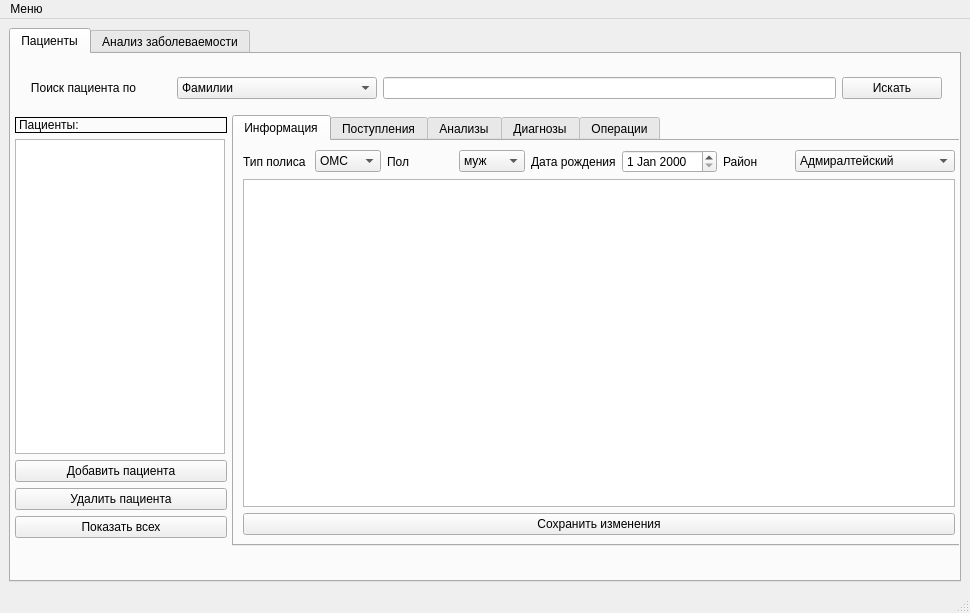
<?xml version="1.0" encoding="UTF-8"?>
<ui version="4.0">
 <class>MainWindow</class>
 <widget class="QMainWindow" name="MainWindow">
  <property name="enabled">
   <bool>true</bool>
  </property>
  <property name="geometry">
   <rect>
    <x>0</x>
    <y>0</y>
    <width>970</width>
    <height>613</height>
   </rect>
  </property>
  <property name="minimumSize">
   <size>
    <width>970</width>
    <height>613</height>
   </size>
  </property>
  <property name="maximumSize">
   <size>
    <width>970</width>
    <height>613</height>
   </size>
  </property>
  <property name="windowTitle">
   <string>MainWindow</string>
  </property>
  <widget class="QWidget" name="centralwidget">
   <layout class="QVBoxLayout" name="verticalLayout">
    <item>
     <widget class="QTabWidget" name="tabWidget">
      <property name="currentIndex">
       <number>0</number>
      </property>
      <widget class="QWidget" name="patients">
       <attribute name="title">
        <string>Пациенты</string>
       </attribute>
       <widget class="QTabWidget" name="tabWidget_2">
        <property name="geometry">
         <rect>
          <x>221</x>
          <y>61</y>
          <width>734</width>
          <height>431</height>
         </rect>
        </property>
        <property name="minimumSize">
         <size>
          <width>0</width>
          <height>0</height>
         </size>
        </property>
        <property name="currentIndex">
         <number>0</number>
        </property>
        <widget class="QWidget" name="public_inform">
         <attribute name="title">
          <string>Информация</string>
         </attribute>
         <layout class="QGridLayout" name="gridLayout_7">
          <item row="0" column="0">
           <widget class="QLabel" name="label_2">
            <property name="text">
             <string>Тип полиса</string>
            </property>
           </widget>
          </item>
          <item row="1" column="0" colspan="8">
           <widget class="QTableWidget" name="tableWidget_inform"/>
          </item>
          <item row="0" column="3">
           <widget class="QComboBox" name="sex">
            <item>
             <property name="text">
              <string>муж</string>
             </property>
            </item>
            <item>
             <property name="text">
              <string>жен</string>
             </property>
            </item>
           </widget>
          </item>
          <item row="0" column="4">
           <widget class="QLabel" name="label_6">
            <property name="text">
             <string>Дата рождения</string>
            </property>
           </widget>
          </item>
          <item row="0" column="6">
           <widget class="QLabel" name="label_4">
            <property name="text">
             <string>Район</string>
            </property>
           </widget>
          </item>
          <item row="0" column="7">
           <widget class="QComboBox" name="district">
            <property name="minimumSize">
             <size>
              <width>160</width>
              <height>0</height>
             </size>
            </property>
            <item>
             <property name="text">
              <string>Адмиралтейский</string>
             </property>
            </item>
            <item>
             <property name="text">
              <string>Василеостровский</string>
             </property>
            </item>
            <item>
             <property name="text">
              <string>Выборгский</string>
             </property>
            </item>
            <item>
             <property name="text">
              <string>Калининский</string>
             </property>
            </item>
            <item>
             <property name="text">
              <string>Московский</string>
             </property>
            </item>
            <item>
             <property name="text">
              <string>Петроградский</string>
             </property>
            </item>
            <item>
             <property name="text">
              <string>Центральный</string>
             </property>
            </item>
            <item>
             <property name="text">
              <string>Приморский</string>
             </property>
            </item>
            <item>
             <property name="text">
              <string>Кировский</string>
             </property>
            </item>
           </widget>
          </item>
          <item row="0" column="5">
           <widget class="QDateEdit" name="birthday"/>
          </item>
          <item row="0" column="2">
           <widget class="QLabel" name="label_5">
            <property name="text">
             <string>Пол</string>
            </property>
           </widget>
          </item>
          <item row="0" column="1">
           <widget class="QComboBox" name="type_policy">
            <item>
             <property name="text">
              <string>ОМС</string>
             </property>
            </item>
            <item>
             <property name="text">
              <string>ВМП</string>
             </property>
            </item>
           </widget>
          </item>
          <item row="2" column="0" colspan="8">
           <widget class="QPushButton" name="save_inform">
            <property name="text">
             <string>Сохранить изменения</string>
            </property>
           </widget>
          </item>
         </layout>
        </widget>
        <widget class="QWidget" name="patient_admissions">
         <attribute name="title">
          <string>Поступления</string>
         </attribute>
         <layout class="QGridLayout" name="gridLayout_3">
          <item row="0" column="0">
           <widget class="QPushButton" name="add_admission">
            <property name="text">
             <string>Оформить поступление пациента</string>
            </property>
           </widget>
          </item>
          <item row="0" column="1">
           <widget class="QPushButton" name="discharge_patient">
            <property name="text">
             <string>Выписать пациента</string>
            </property>
           </widget>
          </item>
          <item row="0" column="2">
           <widget class="QPushButton" name="del_admission">
            <property name="text">
             <string>Удалить запись</string>
            </property>
           </widget>
          </item>
          <item row="1" column="0" colspan="3">
           <widget class="QTableWidget" name="tableWidget_admission"/>
          </item>
         </layout>
        </widget>
        <widget class="QWidget" name="analyzes">
         <attribute name="title">
          <string>Анализы</string>
         </attribute>
         <layout class="QGridLayout" name="gridLayout_2">
          <item row="0" column="0">
           <widget class="QPushButton" name="add_analysis">
            <property name="text">
             <string>Добавить запись</string>
            </property>
           </widget>
          </item>
          <item row="0" column="2">
           <widget class="QPushButton" name="del_analysis">
            <property name="text">
             <string>Удалить запись</string>
            </property>
           </widget>
          </item>
          <item row="0" column="1">
           <widget class="QPushButton" name="save_analysis">
            <property name="text">
             <string>Сохранить запись</string>
            </property>
           </widget>
          </item>
          <item row="1" column="0" colspan="3">
           <widget class="QTableWidget" name="tableWidget_analyzes"/>
          </item>
         </layout>
        </widget>
        <widget class="QWidget" name="diagnoses">
         <attribute name="title">
          <string>Диагнозы</string>
         </attribute>
         <layout class="QGridLayout" name="gridLayout_4">
          <item row="0" column="3">
           <widget class="QPushButton" name="del_diagnosis">
            <property name="text">
             <string>Удалить запись</string>
            </property>
           </widget>
          </item>
          <item row="0" column="1">
           <widget class="QPushButton" name="add_diagnosis">
            <property name="text">
             <string>Добавить запись</string>
            </property>
           </widget>
          </item>
          <item row="0" column="2">
           <widget class="QPushButton" name="save_diagnosis">
            <property name="text">
             <string>Сохранить запись</string>
            </property>
           </widget>
          </item>
          <item row="1" column="1" colspan="3">
           <widget class="QTableWidget" name="tableWidget_diagnoses"/>
          </item>
         </layout>
        </widget>
        <widget class="QWidget" name="operations">
         <attribute name="title">
          <string>Операции</string>
         </attribute>
         <layout class="QGridLayout" name="gridLayout_5">
          <item row="0" column="0">
           <widget class="QPushButton" name="add_operation">
            <property name="text">
             <string>Добавить запись</string>
            </property>
           </widget>
          </item>
          <item row="0" column="2">
           <widget class="QPushButton" name="del_operation">
            <property name="text">
             <string>Удалить запись</string>
            </property>
           </widget>
          </item>
          <item row="0" column="1">
           <widget class="QPushButton" name="save_operation">
            <property name="text">
             <string>Сохранить запись</string>
            </property>
           </widget>
          </item>
          <item row="1" column="0" colspan="3">
           <widget class="QTableWidget" name="tableWidget_operations"/>
          </item>
         </layout>
        </widget>
       </widget>
       <widget class="QWidget" name="layoutWidget">
        <property name="geometry">
         <rect>
          <x>10</x>
          <y>10</y>
          <width>921</width>
          <height>48</height>
         </rect>
        </property>
        <layout class="QGridLayout" name="gridLayout">
         <item row="0" column="0">
          <widget class="QLabel" name="label">
           <property name="minimumSize">
            <size>
             <width>150</width>
             <height>0</height>
            </size>
           </property>
           <property name="maximumSize">
            <size>
             <width>150</width>
             <height>16777215</height>
            </size>
           </property>
           <property name="text">
            <string>   Поиск пациента по</string>
           </property>
          </widget>
         </item>
         <item row="0" column="2">
          <widget class="QLineEdit" name="Search_patient_line_edit"/>
         </item>
         <item row="0" column="3">
          <widget class="QPushButton" name="button_search">
           <property name="minimumSize">
            <size>
             <width>100</width>
             <height>0</height>
            </size>
           </property>
           <property name="text">
            <string>Искать</string>
           </property>
          </widget>
         </item>
         <item row="0" column="1">
          <widget class="QComboBox" name="type_search">
           <property name="minimumSize">
            <size>
             <width>200</width>
             <height>0</height>
            </size>
           </property>
           <item>
            <property name="text">
             <string>Фамилии</string>
            </property>
           </item>
           <item>
            <property name="text">
             <string>Номеру мед. полиса</string>
            </property>
           </item>
          </widget>
         </item>
        </layout>
       </widget>
       <widget class="QWidget" name="layoutWidget">
        <property name="geometry">
         <rect>
          <x>4</x>
          <y>63</y>
          <width>212</width>
          <height>421</height>
         </rect>
        </property>
        <layout class="QVBoxLayout" name="verticalLayout_2">
         <item>
          <widget class="QLabel" name="label_3">
           <property name="frameShape">
            <enum>QFrame::Box</enum>
           </property>
           <property name="text">
            <string>Пациенты:</string>
           </property>
          </widget>
         </item>
         <item>
          <widget class="QListWidget" name="listWidgetPatients">
           <property name="minimumSize">
            <size>
             <width>210</width>
             <height>0</height>
            </size>
           </property>
           <property name="maximumSize">
            <size>
             <width>150</width>
             <height>16777215</height>
            </size>
           </property>
           <property name="showDropIndicator" stdset="0">
            <bool>true</bool>
           </property>
          </widget>
         </item>
         <item>
          <widget class="QPushButton" name="add_patient">
           <property name="minimumSize">
            <size>
             <width>210</width>
             <height>0</height>
            </size>
           </property>
           <property name="maximumSize">
            <size>
             <width>16777215</width>
             <height>16777215</height>
            </size>
           </property>
           <property name="text">
            <string>Добавить пациента</string>
           </property>
          </widget>
         </item>
         <item>
          <widget class="QPushButton" name="del_patient">
           <property name="minimumSize">
            <size>
             <width>210</width>
             <height>0</height>
            </size>
           </property>
           <property name="maximumSize">
            <size>
             <width>16777215</width>
             <height>16777215</height>
            </size>
           </property>
           <property name="text">
            <string>Удалить пациента</string>
           </property>
          </widget>
         </item>
         <item>
          <widget class="QPushButton" name="show_all">
           <property name="minimumSize">
            <size>
             <width>210</width>
             <height>0</height>
            </size>
           </property>
           <property name="text">
            <string>Показать всех</string>
           </property>
          </widget>
         </item>
        </layout>
       </widget>
      </widget>
      <widget class="QWidget" name="statistics">
       <attribute name="title">
        <string>Анализ заболеваемости</string>
       </attribute>
       <layout class="QGridLayout" name="gridLayout_6">
        <item row="0" column="1">
         <widget class="QLabel" name="sick_now">
          <property name="font">
           <font>
            <pointsize>12</pointsize>
           </font>
          </property>
          <property name="text">
           <string/>
          </property>
         </widget>
        </item>
        <item row="0" column="0">
         <widget class="QLabel" name="label_9">
          <property name="font">
           <font>
            <pointsize>12</pointsize>
           </font>
          </property>
          <property name="text">
           <string>Сейчас болеет: </string>
          </property>
         </widget>
        </item>
        <item row="0" column="5">
         <widget class="QLabel" name="label_8">
          <property name="font">
           <font>
            <pointsize>12</pointsize>
           </font>
          </property>
          <property name="text">
           <string>по</string>
          </property>
         </widget>
        </item>
        <item row="0" column="3">
         <widget class="QLabel" name="label_7">
          <property name="font">
           <font>
            <pointsize>12</pointsize>
           </font>
          </property>
          <property name="text">
           <string>Показать статистику с </string>
          </property>
         </widget>
        </item>
        <item row="0" column="4">
         <widget class="QDateEdit" name="dateEdit_start_statistics">
          <property name="font">
           <font>
            <pointsize>12</pointsize>
           </font>
          </property>
         </widget>
        </item>
        <item row="0" column="7" colspan="2">
         <widget class="QPushButton" name="update_table_statistics">
          <property name="font">
           <font>
            <pointsize>12</pointsize>
           </font>
          </property>
          <property name="text">
           <string>Обновить  данные</string>
          </property>
         </widget>
        </item>
        <item row="1" column="0" colspan="9">
         <widget class="QTableWidget" name="tableWidget_statistics"/>
        </item>
        <item row="0" column="6">
         <widget class="QDateEdit" name="dateEdit_end_statistics">
          <property name="font">
           <font>
            <pointsize>12</pointsize>
           </font>
          </property>
         </widget>
        </item>
        <item row="0" column="2">
         <spacer name="horizontalSpacer">
          <property name="orientation">
           <enum>Qt::Horizontal</enum>
          </property>
          <property name="sizeHint" stdset="0">
           <size>
            <width>40</width>
            <height>20</height>
           </size>
          </property>
         </spacer>
        </item>
       </layout>
      </widget>
     </widget>
    </item>
   </layout>
  </widget>
  <widget class="QMenuBar" name="menubar">
   <property name="geometry">
    <rect>
     <x>0</x>
     <y>0</y>
     <width>970</width>
     <height>26</height>
    </rect>
   </property>
   <widget class="QMenu" name="menu">
    <property name="title">
     <string>Меню</string>
    </property>
    <addaction name="go_out"/>
   </widget>
   <addaction name="menu"/>
  </widget>
  <widget class="QStatusBar" name="statusbar"/>
  <action name="go_out">
   <property name="text">
    <string>Выйти из профиля</string>
   </property>
  </action>
 </widget>
 <resources/>
 <connections/>
</ui>
